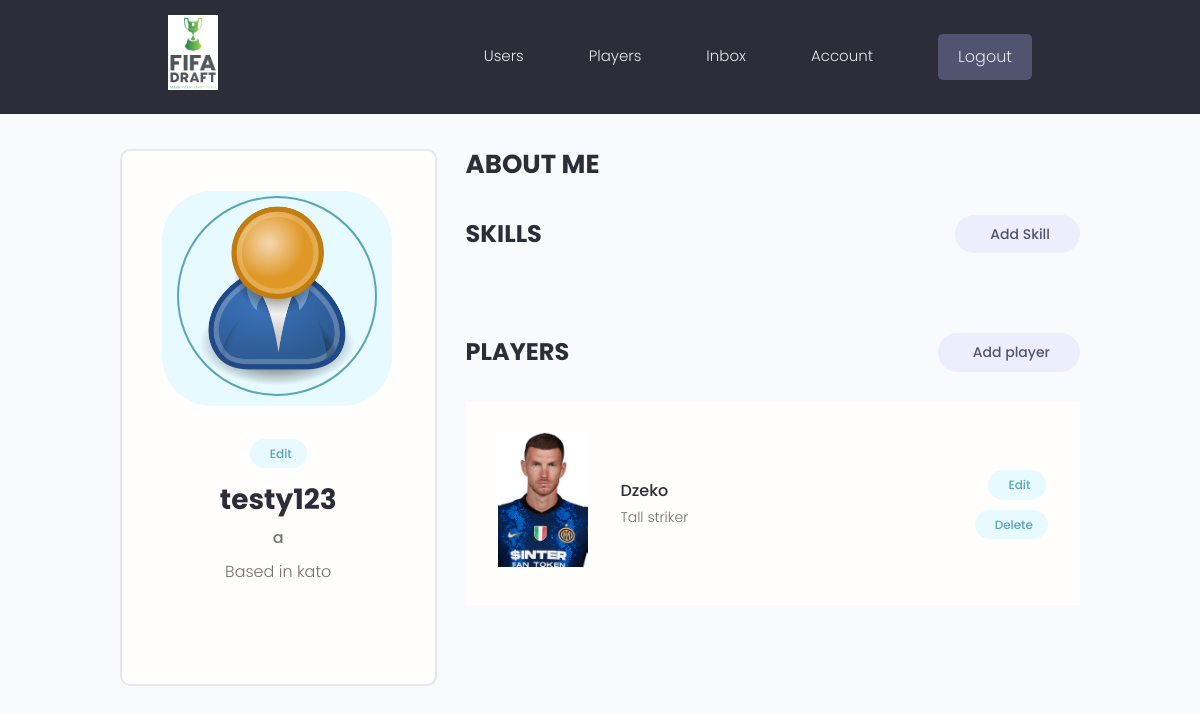
Before: /account/ (signed in) with the older database file.
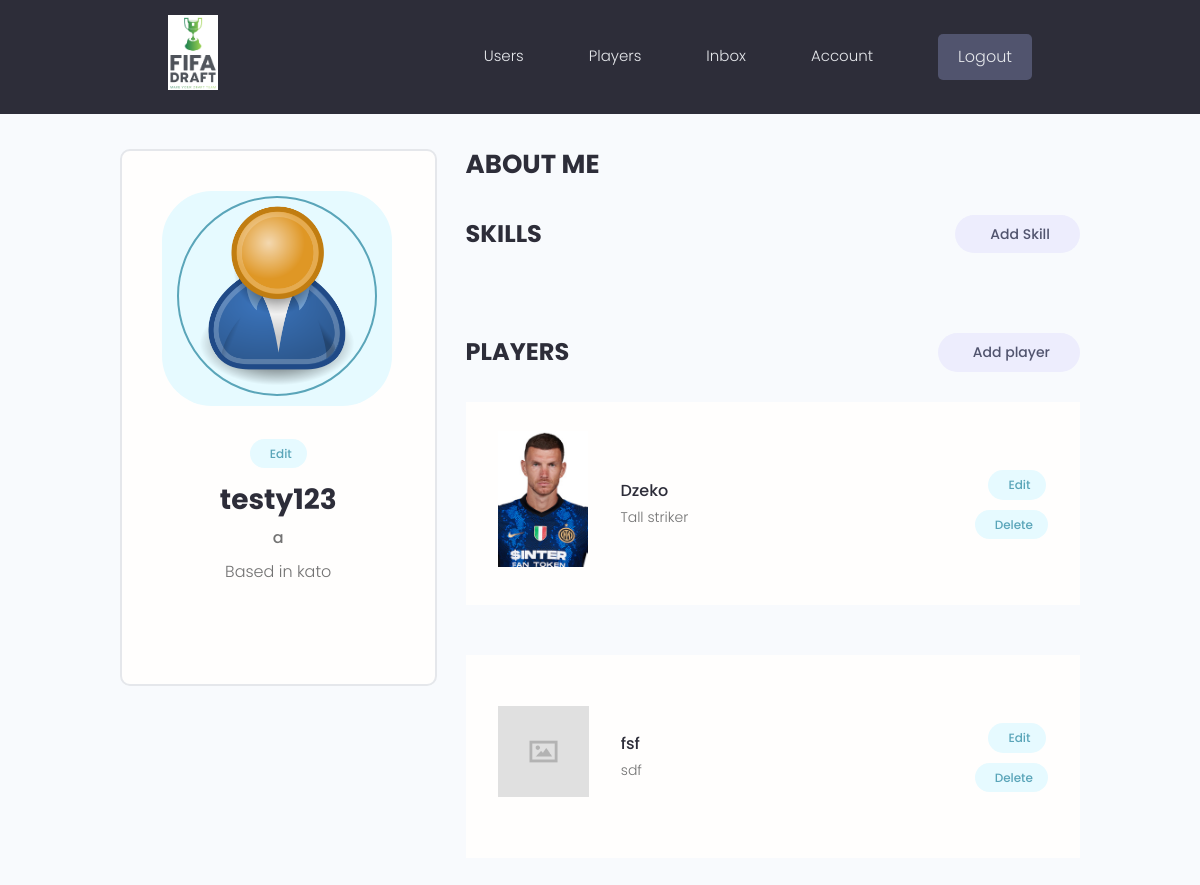
After: the same page with the newer database file.
### first_project/models.py (models this page shows, shortened)
class Player(models.Model):
    owner = models.ForeignKey(Profile, null=True, blank=True, on_delete=models.SET_NULL)
    title = models.CharField(max_length=200)
    description = models.TextField(null=True, blank=True)
    featured_image = models.ImageField(null=True, blank=True, default="default.jpg")
    demo_link = models.CharField(max_length=2000, null=True, blank=True)
    source_link = models.CharField(max_length=2000, null=True, blank=True)
    tags = models.ManyToManyField("Tag", blank=True)
    vote_total = models.IntegerField(default=0, null=True, blank=True)
    vote_ratio = models.IntegerField(default=0, null=True, blank=True)
    created = models.DateTimeField(auto_now_add=True)
    id = models.UUIDField(
        default=uuid.uuid4, unique=True, primary_key=True, editable=False
    )
    class Meta:
        ordering = ["-vote_ratio", "-vote_total", "title"]

### users/views.py (the view)
# urls.py: path("account/", views.user_account, name="account"),
@login_required(login_url="login")
def user_account(request):
    profile = request.user.profile
    skills = profile.skill_set.all()
    players = profile.player_set.all()
    context = {"profile": profile, "skills": skills, "players": players}
    return render(request, "users/account.html", context)

### users/templates/users/account.html (shortened to what this page needs)
{% extends 'main.html' %}
{% block content %}
  <main class="settingsPage profile my-md">
    <div class="container">
      <div class="layout">
        <div class="column column--1of3">
          <div class="card text-center">
            <div class="card__body dev">
              <a class="tag tag--pill tag--main settings__btn" href="{% url 'edit-account'%}">
              <img class="avatar avatar--xl" src="{{profile.profile_image.url}}" /><p> Edit </a>
              <h2 class="dev__name">{{ profile.user }}</h2>
              <p class="dev__title">{{ profile.short_intro }}</p>
              <p class="dev__location">Based in {{ profile.location }}</p>
            </div>
          </div>
        </div>
        <div class="column column--2of3">
          <div class="devInfo">
            <h3 class="devInfo__title">About Me</h3>
          </div>
          <div class="settings">
            <h3 class="settings__title">Skills</h3>
          <a class="tag tag--pill tag--sub settings__btn tag--lg" href="{% url 'create-skill' %}"> Add Skill</a>
        </div>
          <div class="settings">
            <h3 class="settings__title">Players</h3>
            <a class="tag tag--pill tag--sub settings__btn tag--lg" href="{% url 'create-player' %}"> Add player</a>
          </div>
          {% for player in players %}
          <table class="settings__table">
            <tr>
              <td class="settings__thumbnail">
                <a href="{% url 'player' player.id%}"><img src="{{player.featured_image.url}}" alt="Project Thumbnail" /></a>
              </td>
              <td class="settings__tableInfo">
                <a href="{% url 'player' player.id%}">{{player.title}}</a>
                <p>{{player.description|slice:"150"}}
                </p>
              </td>
              <td class="settings__tableActions">
                <a class="tag tag--pill tag--main settings__btn" href="{% url 'update-player' player.id %}"> Edit</a>
                <a class="tag tag--pill tag--main settings__btn" href="{% url 'delete-player' player.id %}?next=/account">
                  Delete</a>
              </td>
            </tr>
            {% endfor %}
          </table>
        </div>
      </div>
    </div>
  </main>
{% endblock content %}

Changed rows visible on the page:
now on this page (row edited): Player: featured_image (placeholder picture), title "fsf", description "sdf"
